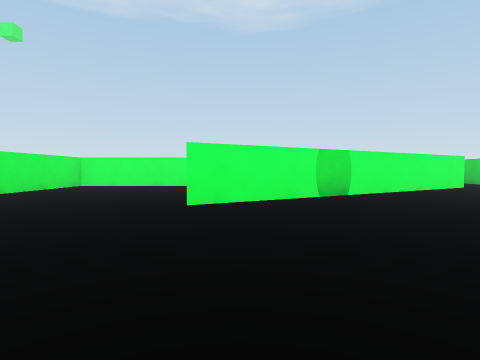
[1] (above)

24 first-person views from a walk through a Unity game level. The camera is 0.51 m above the floor, tilts 2° down and sees 80° across. The floor is counted in squares, 1 m on a side. Each view is taken from the middle of a square. On the plan, view 1 faces up. The plan holds only what a view shows up to about 9 squares ahead; the rest is blank. The place goes on beyond the plan. The player character is not drawn.

[2]
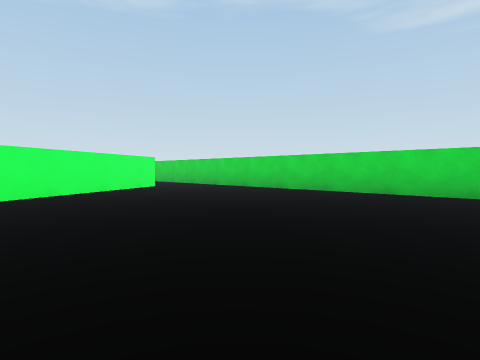

[3]
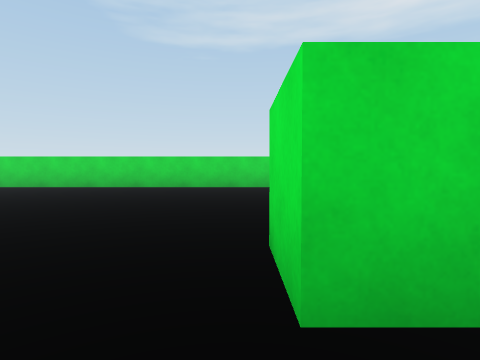

[4]
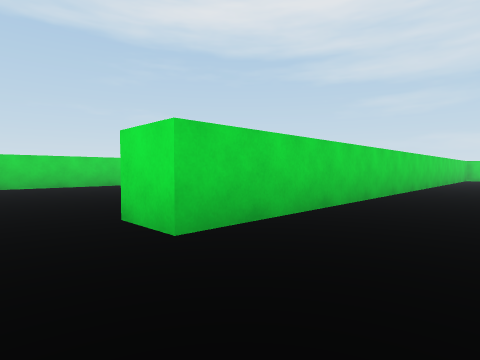

[5]
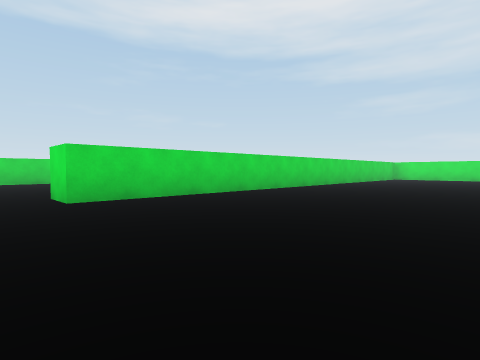

[6]
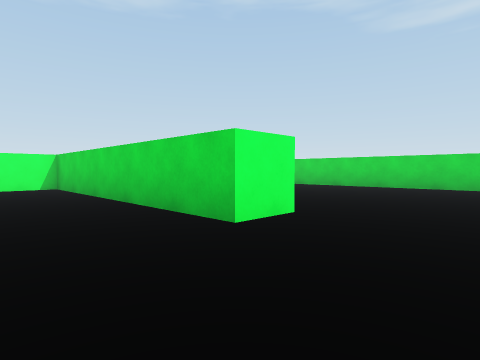

[7]
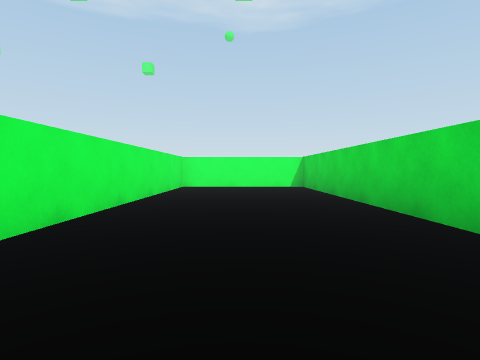

[8]
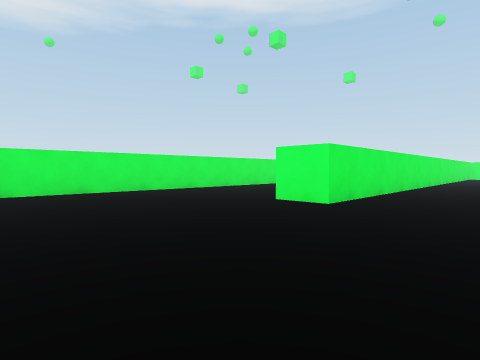

[9]
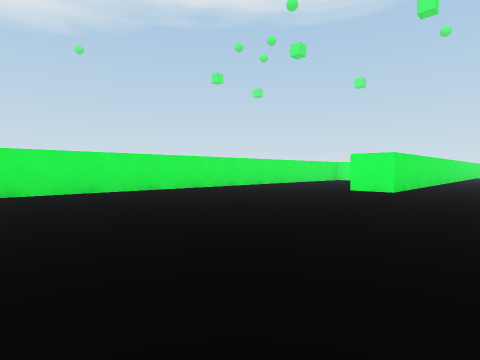

[10]
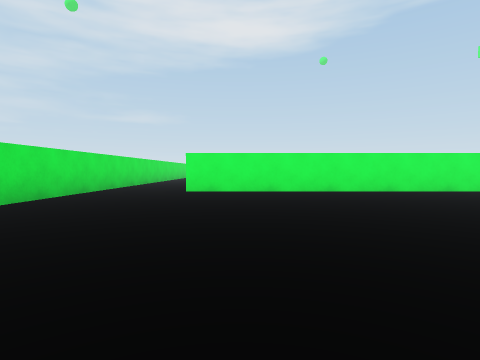

[11]
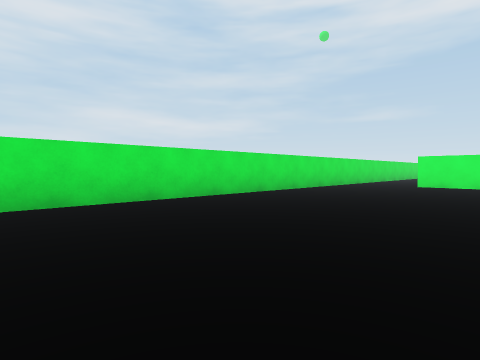

[12]
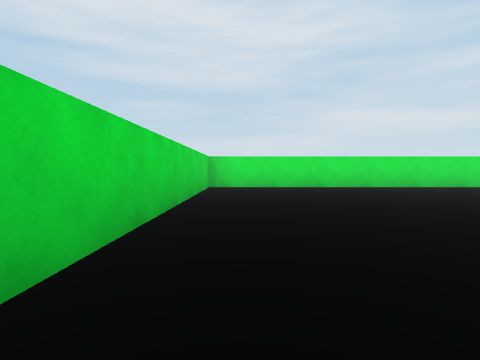

[13]
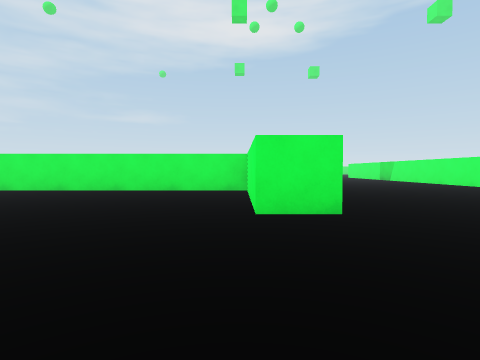

[14]
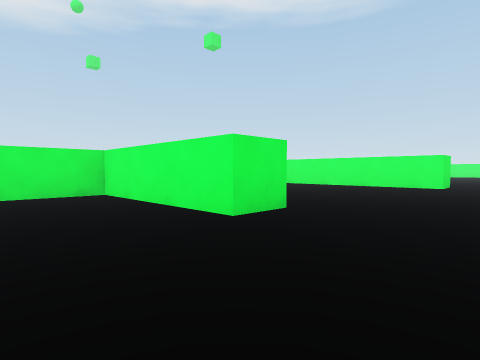

[15]
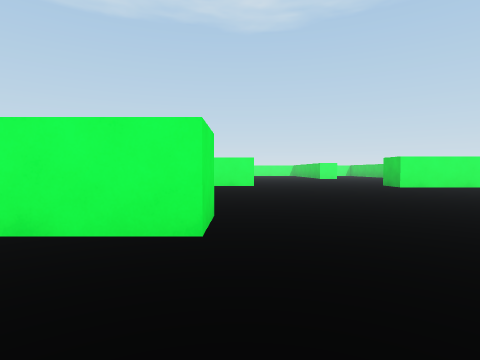

[16]
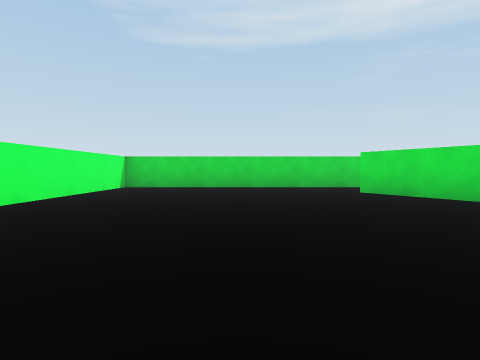

[17]
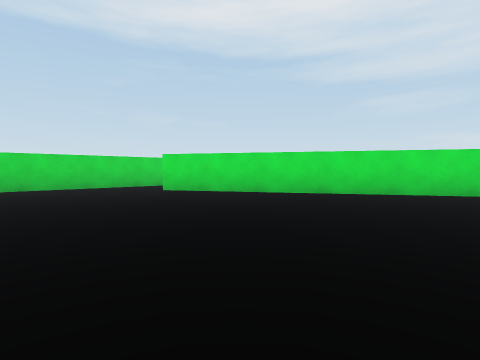

[18]
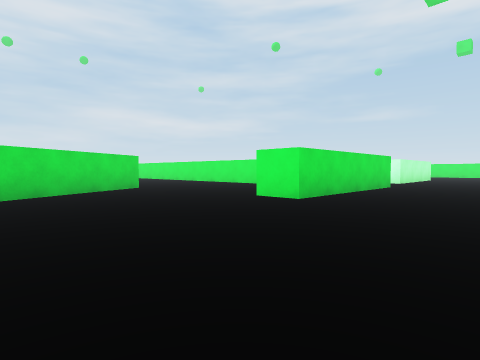

[19]
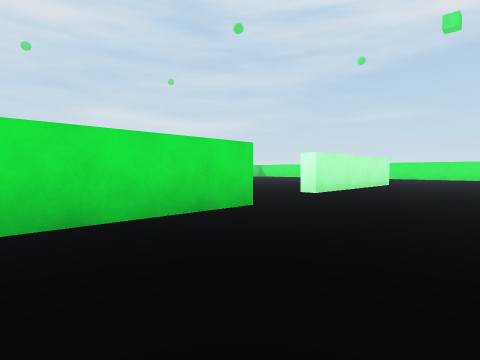

[20]
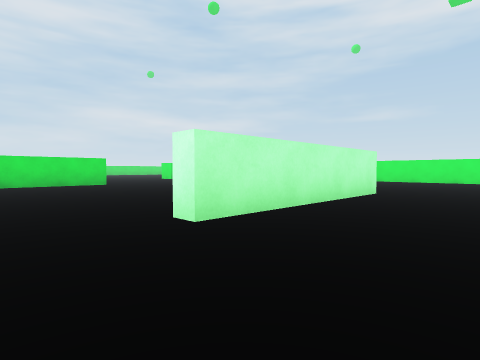

[21]
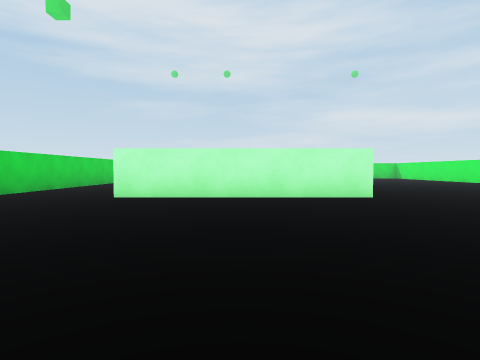

[22]
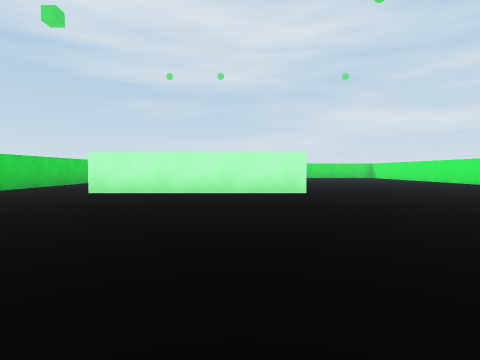

[23]
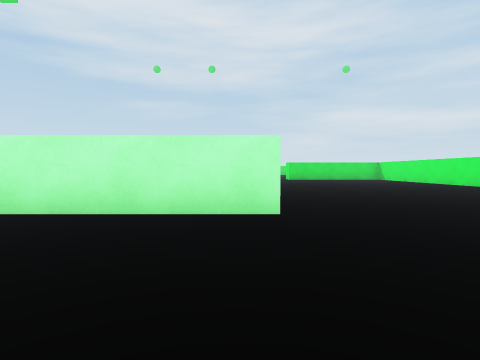

[24]
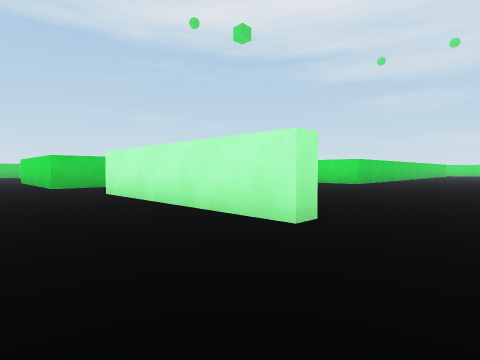

### Floor plan
Points are (right, up) in squares from view 1. A wall is a line through its corners. A room is listed if a view was taken in it or the views show most of it. See-through windows are left out.
Room 1 (views 1, 2, 3, 4, 5, 6, 7, 8, 9, 10, 11, 12)
walls: (-5.1, 0.8) (-5.1, -6) (-6.1, -6) (-6.1, 0.7) (-9.7, 0.7) (-9.7, -14.4); (8.4, -3.4) (8.4, 6.4); (-9.5, -16.5) (0.9, -16.5) (0.9, -1.2) (2, -1.2); (6.6, 8.3) (-0.8, 4.1)
ways out: opening at (-10, -15.5) to room 2; opening at (-3, 4.3) to room 2; opening at (7.5, 8.5) to room 2
Room 2 (views 13, 14, 15, 16, 17, 18, 19, 20, 21, 22, 23, 24)
walls: (-9.5, 1.7) (-7.9, 1.7); (-20.3, 4.4) (-20.3, 3.9); (-13.5, 9.2) (-13.5, 9.7) (-8.7, 9.7) (-8.7, 9.2); (-6.1, 6) (-6.1, 10.2) (-1.3, 10.2) (-1.3, 9.2) (-5.1, 9.2) (-5.1, 3); (-0.8, 5.1) (6.6, 9.3); (-12, -16.5) (-9.5, -16.5); (8.4, 8.4) (8.4, 15.4) (3.7, 15.4) (3.7, 16)
ways out: opening at (-10, -15.5) to room 1; opening at (-3, 4.3) to room 1; opening at (7.5, 8.5) to room 1

Positions as (right, up) in squares from view 1, and headings:
1: (0, 0), facing up
2: (2, 0), facing up-right
3: (0, -1), facing right
4: (-1, 0), facing down-right
5: (-4, 0), facing down-right
6: (-8, -8), facing up-right
7: (-8, -8), facing up
8: (-3, -10), facing up-left
9: (-3, -13), facing up-left
10: (-3, -13), facing left
11: (0, -12), facing down-left
12: (0, -8), facing down
13: (2, 9), facing left
14: (1, 7), facing up-left
15: (-1, 7), facing up
16: (0, 12), facing right
17: (0, 13), facing down-right
18: (3, 13), facing down-left
19: (-3, 13), facing down-left
20: (-7, 12), facing down-left
21: (-11, 15), facing down
22: (-12, 16), facing down
23: (-13, 13), facing down
24: (-15, 12), facing down-right
